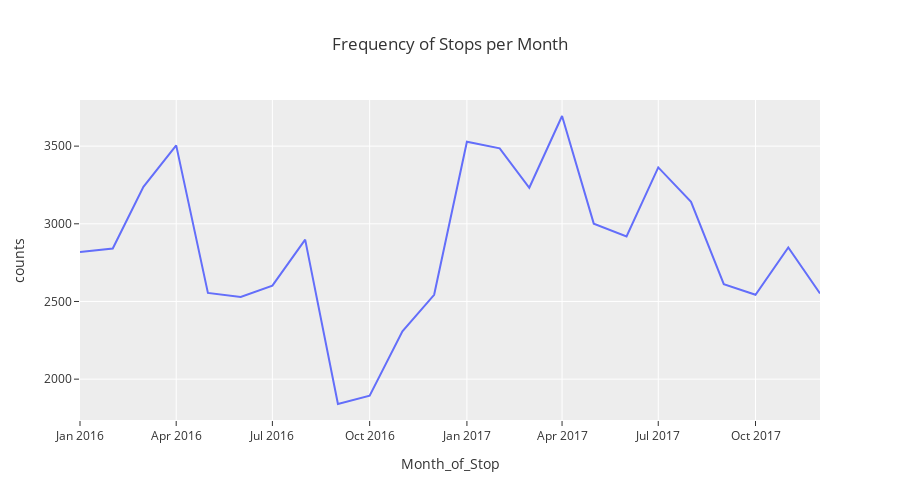

The notebook cell saved with this chart:
### Code cell
## Line chart

fig = px.line(stops_count, 
x="Month_of_Stop", 
y="counts", 
title="Frequency of Stops per Month"
)
fig.update_layout(
    autosize=False,
    # width=500,
    height=500,
    template="ggplot2"
)

fig.update_yaxes(automargin=True)
fig.show()

### Figure 1 — Plotly figure (JSON) as saved in the notebook; plotly's stock layout.template omitted (floating-point values rounded to 4 significant figures)
{"data": [{"hovertemplate": "Month_of_Stop=%{x}<br>counts=%{y}<extra></extra>", "legendgroup": "", "line": {"color": "#636efa", "dash": "solid"}, "marker": {"symbol": "circle"}, "mode": "lines", "name": "", "orientation": "v", "showlegend": false, "x": ["2016-01-01T00:00:00", "2016-02-01T00:00:00", "2016-03-01T00:00:00", "2016-04-01T00:00:00", "2016-05-01T00:00:00", "2016-06-01T00:00:00", "2016-07-01T00:00:00", "2016-08-01T00:00:00", "2016-09-01T00:00:00", "2016-10-01T00:00:00", "2016-11-01T00:00:00", "2016-12-01T00:00:00", "2017-01-01T00:00:00", "2017-02-01T00:00:00", "2017-03-01T00:00:00", "2017-04-01T00:00:00", "2017-05-01T00:00:00", "2017-06-01T00:00:00", "2017-07-01T00:00:00", "2017-08-01T00:00:00", "2017-09-01T00:00:00", "2017-10-01T00:00:00", "2017-11-01T00:00:00", "2017-12-01T00:00:00"], "xaxis": "x", "y": [2819, 2841, 3238, 3505, 2555, 2529, 2602, 2898, 1840, 1894, 2308, 2543, 3528, 3486, 3232, 3694, 3001, 2918, 3363, 3141, 2611, 2543, 2848, 2551], "yaxis": "y", "type": "scatter"}], "layout": {"xaxis": {"anchor": "y", "domain": [0, 1], "title": {"text": "Month_of_Stop"}}, "yaxis": {"anchor": "x", "domain": [0, 1], "title": {"text": "counts"}, "automargin": true}, "legend": {"tracegroupgap": 0}, "title": {"text": "Frequency of Stops per Month"}, "autosize": false, "height": 500}}
